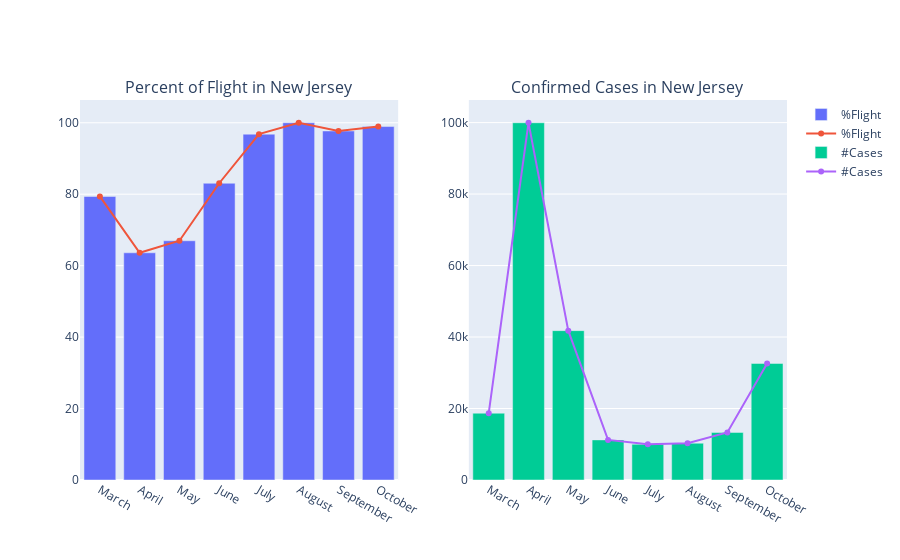

Notebook code cell kept with this figure:
### Code cell
plotStateData('New Jersey')

### Figure 1 — Plotly figure (JSON) as saved in the notebook; plotly's stock layout.template omitted (floating-point values rounded to 4 significant figures)
{"data": [{"name": "%Flight", "type": "bar", "x": ["March", "April", "May", "June", "July", "August", "September", "October"], "xaxis": "x", "y": [79.38, 63.6, 66.97, 83.07, 96.81, 100, 97.7, 98.94], "yaxis": "y"}, {"name": "%Flight", "type": "scatter", "x": ["March", "April", "May", "June", "July", "August", "September", "October"], "xaxis": "x", "y": [79.38, 63.6, 66.97, 83.07, 96.81, 100, 97.7, 98.94], "yaxis": "y"}, {"name": "#Cases", "type": "bar", "x": ["March", "April", "May", "June", "July", "August", "September", "October"], "xaxis": "x2", "y": [18696, 99956, 41793, 11222, 9993, 10300, 13315, 32611], "yaxis": "y2"}, {"name": "#Cases", "type": "scatter", "x": ["March", "April", "May", "June", "July", "August", "September", "October"], "xaxis": "x2", "y": [18696, 99956, 41793, 11222, 9993, 10300, 13315, 32611], "yaxis": "y2"}], "layout": {"annotations": [{"font": {"size": 16}, "showarrow": false, "text": "Percent of Flight in New Jersey", "x": 0.225, "xanchor": "center", "xref": "paper", "y": 1, "yanchor": "bottom", "yref": "paper"}, {"font": {"size": 16}, "showarrow": false, "text": "Confirmed Cases in New Jersey", "x": 0.775, "xanchor": "center", "xref": "paper", "y": 1, "yanchor": "bottom", "yref": "paper"}], "xaxis": {"anchor": "y", "domain": [0, 0.45]}, "xaxis2": {"anchor": "y2", "domain": [0.55, 1]}, "yaxis": {"anchor": "x", "domain": [0, 1]}, "yaxis2": {"anchor": "x2", "domain": [0, 1]}}}
